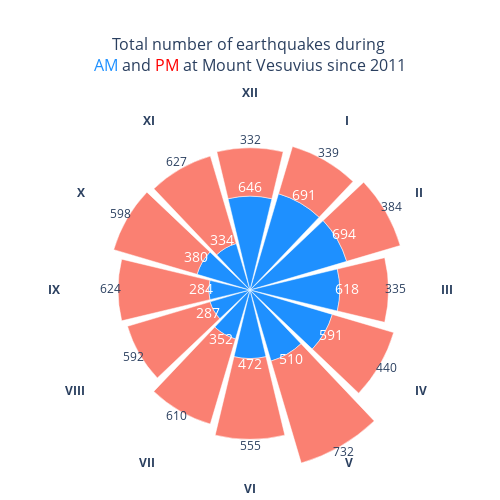

Notebook cell for this chart:
### Markdown cell above
There is no direct way to add labels to bars in radial axis. As a workaround, add scatterplot and show only text.

### Code cell
#| eval: false
vesuvius_grp['angle'] = vesuvius_grp.index * 30

# Create polar plot with two bar traces: AM and PM
fig = go.Figure()

# AM bars
fig.add_trace(go.Barpolar(
    r=vesuvius_grp['AM'],
    theta=vesuvius_grp['angle'],
    name='AM',
    marker_color='dodgerblue',
    hovertemplate='count = %{r}<br>time = %{theta} AM<extra></extra>'
))

# PM bars
fig.add_trace(go.Barpolar(
    r=vesuvius_grp['PM'],
    theta=vesuvius_grp['angle'],
    name='PM',
    marker_color='salmon',
    hovertemplate='count = %{r}<br>time = %{theta} PM<extra></extra>'
))

# Layout
fig.update_layout(
    title={
        'text': 'Total number of earthquakes during <br><span style="color:dodgerblue;">AM</span> and <span style="color:red;">PM</span> at Mount Vesuvius since 2011',
        'font': {
            'size': 16  
        },
        "x" : 0.5,
    },
    polar=dict(
        angularaxis=dict(direction='clockwise', rotation=90, tickmode='array',
                         tickvals=np.arange(30, 361, 30),
                         ticktext=[f"<b>{roman.toRoman(h)}</b>" for h in range(1, 13)], 
                         showline=False, showgrid=False),
        radialaxis=dict(showticklabels=False, ticks='', showline=False, showgrid=False)
    ),
    showlegend=False,
    template='plotly_white',
    width=500,
    height=500,
    margin=dict(l=0, r=0, t=100, b=20)
)
fig.add_trace(go.Scatterpolar(
    r=vesuvius_grp['AM']+50,  
    theta=vesuvius_grp['angle'],  
    mode="text",  
    text=vesuvius_grp['AM'],  
    textposition="middle center",  
    textfont=dict(size=14, color="white"),
    name="AM Labels",
    hoverinfo="skip",  
    showlegend=False
))

fig.add_trace(go.Scatterpolar(
    r=vesuvius_grp['AM']+vesuvius_grp['PM']+50,  
    theta=vesuvius_grp['angle'],  
    mode="text",
    text=vesuvius_grp['PM'],
    textposition="middle center",
    name="PM Labels",
    hoverinfo="skip",
    showlegend=False
))
#fig.write_image("Vesuvius_labels.png")
fig.show()

### Figure 1 — Plotly figure (JSON) as saved in the notebook; plotly's stock layout.template omitted (floating-point values rounded to 4 significant figures)
{"data": [{"hovertemplate": "count = %{r}<br>time = %{theta} AM<extra></extra>", "marker": {"color": "dodgerblue"}, "name": "AM", "r": [691, 694, 618, 591, 510, 472, 352, 287, 284, 380, 334, 646], "theta": [30, 60, 90, 120, 150, 180, 210, 240, 270, 300, 330, 360], "type": "barpolar"}, {"hovertemplate": "count = %{r}<br>time = %{theta} PM<extra></extra>", "marker": {"color": "salmon"}, "name": "PM", "r": [339, 384, 335, 440, 732, 555, 610, 592, 624, 598, 627, 332], "theta": [30, 60, 90, 120, 150, 180, 210, 240, 270, 300, 330, 360], "type": "barpolar"}, {"hoverinfo": "skip", "mode": "text", "name": "AM Labels", "r": [741, 744, 668, 641, 560, 522, 402, 337, 334, 430, 384, 696], "showlegend": false, "text": [691, 694, 618, 591, 510, 472, 352, 287, 284, 380, 334, 646], "textfont": {"color": "white", "size": 14}, "textposition": "middle center", "theta": [30, 60, 90, 120, 150, 180, 210, 240, 270, 300, 330, 360], "type": "scatterpolar"}, {"hoverinfo": "skip", "mode": "text", "name": "PM Labels", "r": [1080, 1128, 1003, 1081, 1292, 1077, 1012, 929, 958, 1028, 1011, 1028], "showlegend": false, "text": [339, 384, 335, 440, 732, 555, 610, 592, 624, 598, 627, 332], "textposition": "middle center", "theta": [30, 60, 90, 120, 150, 180, 210, 240, 270, 300, 330, 360], "type": "scatterpolar"}], "layout": {"height": 500, "margin": {"b": 20, "l": 0, "r": 0, "t": 100}, "polar": {"angularaxis": {"direction": "clockwise", "rotation": 90, "showgrid": false, "showline": false, "tickmode": "array", "ticktext": ["<b>I</b>", "<b>II</b>", "<b>III</b>", "<b>IV</b>", "<b>V</b>", "<b>VI</b>", "<b>VII</b>", "<b>VIII</b>", "<b>IX</b>", "<b>X</b>", "<b>XI</b>", "<b>XII</b>"], "tickvals": [30, 60, 90, 120, 150, 180, 210, 240, 270, 300, 330, 360], "type": "linear"}, "radialaxis": {"autorange": true, "range": [0, 1307.0], "showgrid": false, "showline": false, "showticklabels": false, "ticks": "", "type": "linear"}}, "showlegend": false, "title": {"font": {"size": 16}, "text": "Total number of earthquakes during <br><span style=\"color:dodgerblue;\">AM</span> and <span style=\"color:red;\">PM</span> at Mount Vesuvius since 2011", "x": 0.5}, "width": 500}}
